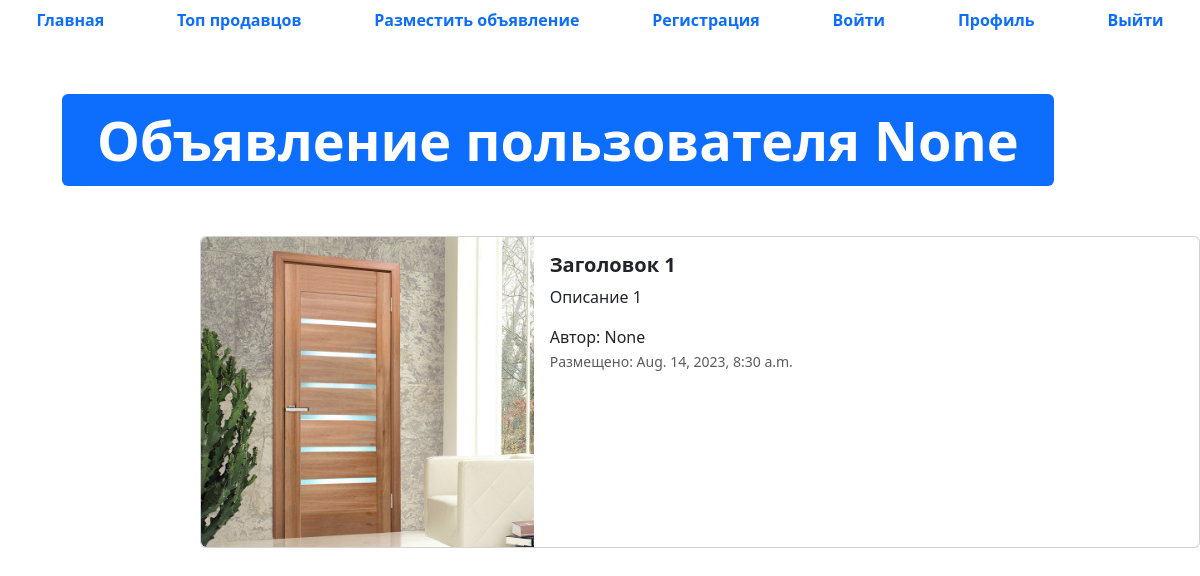
The app's page /advertisement/1 with its own data.
### app_advertisements/models.py (models this page shows, shortened)
class Advertisement(models.Model):
    title = models.CharField('заголовок', max_length=128)
    description = models.TextField('описание')
    price = models.DecimalField('цена',max_digits=10, decimal_places=2)
    auction = models.BooleanField('торг', help_text='Отметьте если торг уместен')
    created_at = models.DateTimeField(auto_now_add=True)
    updated_at = models.DateTimeField(auto_now=True)
    user = models.ForeignKey(User, verbose_name='пользователь', on_delete=models.CASCADE,null=True)
    image = models.ImageField('изображениe', upload_to='advertisements/')
    class Meta:
        db_table = "advertisements"

### app_advertisements/views.py (the view)
# urls.py: path('advertisement/<int:pk>', advertisement_detail, name = 'adv-detail')
def advertisement_detail(request, pk):
    advertisement = Advertisement.objects.get(id = pk)
    context = {
        'advertisement' : advertisement
    }
    return render(request, 'app_advertisements/advertisement.html', context)

### templates/app_advertisements/advertisement.html
{% extends 'base.html' %}
{% load static %}
{% block content %}
  <ul class="nav nav-pills sticky-top bg-white nav-fill">
    <li class="nav-item">
      <a class="nav-link" href="{% url 'main-page' %}">
        <span style="font-weight: bold;">Главная</span>
      </a>
    </li>
    <li class="nav-item">
      <a class="nav-link" href="{% url 'top-sellers' %}"><span style="font-weight: bold;">Топ продавцов</span>
      </a>
    </li>
    <li class="nav-item">
      <a class="nav-link" href="{% url 'advertisement-post' %}">
        <span style="font-weight: bold;">Разместить объявление</span>
      </a>
    </li>
    <li class="nav-item">
      <a class="nav-link" href="{% url 'register' %}">
        <span style="font-weight: bold;">Регистрация</span>
      </a>
    </li>
    <li class="nav-item">
      <a class="nav-link" href="{% url 'login' %}">
        <span style="font-weight: bold;">Войти</span>
      </a>
    </li>
    <li class="nav-item">
      <a class="nav-link" href="{% url 'profile' %}">
        <span style="font-weight: bold;">Профиль</span>
      </a>
    </li>
    <li class="nav-item">
      <a class="nav-link" href="{% url 'logout' %}">
        <span style="font-weight: bold;">Выйти</span>
      </a>
    </li>
  </ul>
  <div class="container" style="margin: 50px;">
    <div class="display-2">
      <span class="badge bg-primary">Объявление пользователя {{ advertisement.user }}</span>
    </div>
  </div>
  <div class="col offset-2">
    <div class="card mb-2" style="max-width: 1200px; margin-top: 20px;">
      <div class="row g-0">
        <div class="col-md-4">
          <a href="#" class="nav-link">
            <img src="{% if advertisement.image %} {{ advertisement.image.url }} {% else %} {% static 'img/adv.png' %} {% endif %}" class="img-fluid rounded-start" alt="Card title">
          </a>
        </div>
        <div class="col">
          <div class="card-body">
            <h5 class="card-title">
              <a href="#" class="nav-link"><strong>{{ advertisement.title }}</strong></a>
            </h5>
            <p class="card-text">
              {{ advertisement.description }}
            </p>
            <span>Автор: {{ advertisement.user }}</span>
            <p class="card-text"><small class="text-muted">Размещено: {{ advertisement.created_at }}</small></p>
          </div>
        </div>
      </div>
    </div>
  </div>
{% endblock %}

### records on screen
Advertisement: user "None", image (picture), title "Заголовок 1", description "Описание 1", created_at "Aug. 14, 2023, 8:30 a.m."
